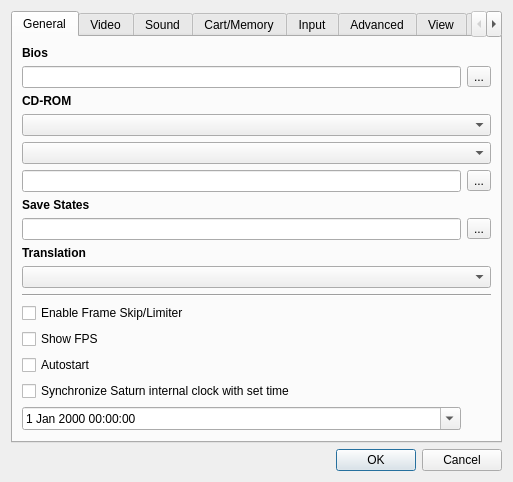
<?xml version="1.0" encoding="UTF-8"?>
<ui version="4.0">
 <class>UISettings</class>
 <widget class="QDialog" name="UISettings">
  <property name="geometry">
   <rect>
    <x>0</x>
    <y>0</y>
    <width>513</width>
    <height>451</height>
   </rect>
  </property>
  <property name="windowTitle">
   <string>Settings</string>
  </property>
  <layout class="QVBoxLayout">
   <item>
    <widget class="QTabWidget" name="twPages">
     <property name="currentIndex">
      <number>0</number>
     </property>
     <widget class="QWidget" name="wGeneral">
      <attribute name="title">
       <string>General</string>
      </attribute>
      <layout class="QGridLayout" name="gridLayout1">
       <item row="17" column="0">
        <widget class="QCheckBox" name="cbClockSync">
         <property name="text">
          <string>Synchronize Saturn internal clock with set time</string>
         </property>
        </widget>
       </item>
       <item row="19" column="0">
        <spacer>
         <property name="orientation">
          <enum>Qt::Vertical</enum>
         </property>
         <property name="sizeHint" stdset="0">
          <size>
           <width>20</width>
           <height>2</height>
          </size>
         </property>
        </spacer>
       </item>
       <item row="1" column="0">
        <widget class="QLineEdit" name="leBios"/>
       </item>
       <item row="1" column="1">
        <widget class="QToolButton" name="tbBios">
         <property name="text">
          <string>...</string>
         </property>
        </widget>
       </item>
       <item row="2" column="0" colspan="2">
        <widget class="QLabel" name="lCdRom">
         <property name="font">
          <font>
           <weight>75</weight>
           <bold>true</bold>
          </font>
         </property>
         <property name="text">
          <string>CD-ROM</string>
         </property>
         <property name="textFormat">
          <enum>Qt::PlainText</enum>
         </property>
        </widget>
       </item>
       <item row="3" column="0" colspan="2">
        <widget class="QComboBox" name="cbCdRom"/>
       </item>
       <item row="5" column="0">
        <widget class="QLineEdit" name="leCdRom"/>
       </item>
       <item row="5" column="1">
        <widget class="QToolButton" name="tbCdRom">
         <property name="text">
          <string>...</string>
         </property>
        </widget>
       </item>
       <item row="6" column="0" colspan="2">
        <widget class="QLabel" name="lSaveStates">
         <property name="font">
          <font>
           <weight>75</weight>
           <bold>true</bold>
          </font>
         </property>
         <property name="text">
          <string>Save States</string>
         </property>
         <property name="textFormat">
          <enum>Qt::PlainText</enum>
         </property>
        </widget>
       </item>
       <item row="7" column="0">
        <widget class="QLineEdit" name="leSaveStates"/>
       </item>
       <item row="7" column="1">
        <widget class="QToolButton" name="tbSaveStates">
         <property name="text">
          <string>...</string>
         </property>
        </widget>
       </item>
       <item row="8" column="0" colspan="2">
        <widget class="QLabel" name="lTranslation">
         <property name="font">
          <font>
           <weight>75</weight>
           <bold>true</bold>
          </font>
         </property>
         <property name="text">
          <string>Translation</string>
         </property>
         <property name="textFormat">
          <enum>Qt::PlainText</enum>
         </property>
        </widget>
       </item>
       <item row="12" column="0" colspan="2">
        <widget class="Line" name="line">
         <property name="orientation">
          <enum>Qt::Horizontal</enum>
         </property>
        </widget>
       </item>
       <item row="13" column="0" colspan="2">
        <widget class="QCheckBox" name="cbEnableFrameSkipLimiter">
         <property name="text">
          <string>Enable Frame Skip/Limiter</string>
         </property>
        </widget>
       </item>
       <item row="14" column="0" colspan="2">
        <widget class="QCheckBox" name="cbShowFPS">
         <property name="text">
          <string>Show FPS</string>
         </property>
        </widget>
       </item>
       <item row="15" column="0" colspan="2">
        <widget class="QCheckBox" name="cbAutostart">
         <property name="text">
          <string>Autostart</string>
         </property>
        </widget>
       </item>
       <item row="0" column="0" colspan="2">
        <widget class="QLabel" name="lBios">
         <property name="font">
          <font>
           <weight>75</weight>
           <bold>true</bold>
          </font>
         </property>
         <property name="text">
          <string>Bios</string>
         </property>
         <property name="textFormat">
          <enum>Qt::PlainText</enum>
         </property>
        </widget>
       </item>
       <item row="4" column="0" colspan="2">
        <widget class="QComboBox" name="cbCdDrive">
         <property name="sizePolicy">
          <sizepolicy hsizetype="Minimum" vsizetype="Fixed">
           <horstretch>0</horstretch>
           <verstretch>0</verstretch>
          </sizepolicy>
         </property>
        </widget>
       </item>
       <item row="9" column="0" colspan="2">
        <widget class="QComboBox" name="cbTranslation"/>
       </item>
       <item row="18" column="0">
        <widget class="QDateTimeEdit" name="dteBaseTime">
         <property name="calendarPopup">
          <bool>true</bool>
         </property>
        </widget>
       </item>
      </layout>
     </widget>
     <widget class="QWidget" name="wVideo">
      <attribute name="title">
       <string>Video</string>
      </attribute>
      <layout class="QGridLayout" name="gridLayout2">
       <item row="0" column="0" colspan="3">
        <widget class="QLabel" name="lVideoCore">
         <property name="font">
          <font>
           <weight>75</weight>
           <bold>true</bold>
          </font>
         </property>
         <property name="text">
          <string>Video Core</string>
         </property>
         <property name="textFormat">
          <enum>Qt::PlainText</enum>
         </property>
        </widget>
       </item>
       <item row="1" column="0" colspan="3">
        <widget class="QComboBox" name="cbVideoCore"/>
       </item>
       <item row="3" column="0" colspan="3">
        <widget class="QLabel" name="lOSDCore">
         <property name="font">
          <font>
           <weight>75</weight>
           <bold>true</bold>
          </font>
         </property>
         <property name="text">
          <string>OSD Core</string>
         </property>
         <property name="textFormat">
          <enum>Qt::PlainText</enum>
         </property>
        </widget>
       </item>
       <item row="4" column="0" colspan="3">
        <widget class="QComboBox" name="cbOSDCore"/>
       </item>
       <item row="5" column="0" colspan="3">
        <widget class="QLabel" name="lWinResolution">
         <property name="font">
          <font>
           <weight>75</weight>
           <bold>true</bold>
          </font>
         </property>
         <property name="text">
          <string>Window Resolution</string>
         </property>
         <property name="textFormat">
          <enum>Qt::PlainText</enum>
         </property>
        </widget>
       </item>
       <item row="6" column="0" colspan="3">
        <widget class="QComboBox" name="cbAspectRatio"/>
       </item>
       <item row="7" column="0">
        <widget class="QLabel" name="lWinWidth">
         <property name="text">
          <string>Width</string>
         </property>
        </widget>
       </item>
       <item row="7" column="1">
        <widget class="QLineEdit" name="leWinWidth"/>
       </item>
       <item row="8" column="0">
        <widget class="QLabel" name="lWinHeight">
         <property name="text">
          <string>Height</string>
         </property>
        </widget>
       </item>
       <item row="8" column="1">
        <widget class="QLineEdit" name="leWinHeight"/>
       </item>
       <item row="16" column="0" colspan="3">
        <widget class="QLabel" name="lVideoFormat">
         <property name="font">
          <font>
           <weight>75</weight>
           <bold>true</bold>
          </font>
         </property>
         <property name="text">
          <string>Video Format</string>
         </property>
         <property name="textFormat">
          <enum>Qt::PlainText</enum>
         </property>
        </widget>
       </item>
       <item row="17" column="0" colspan="3">
        <widget class="QComboBox" name="cbVideoFormat"/>
       </item>
       <item row="18" column="0" colspan="3">
        <spacer>
         <property name="orientation">
          <enum>Qt::Vertical</enum>
         </property>
         <property name="sizeHint" stdset="0">
          <size>
           <width>20</width>
           <height>2</height>
          </size>
         </property>
        </spacer>
       </item>
       <item row="9" column="0">
        <widget class="QLabel" name="lFullScreenResolution">
         <property name="font">
          <font>
           <weight>75</weight>
           <bold>true</bold>
          </font>
         </property>
         <property name="text">
          <string>Fullscreen Resolution</string>
         </property>
         <property name="textFormat">
          <enum>Qt::PlainText</enum>
         </property>
        </widget>
       </item>
       <item row="12" column="0">
        <widget class="QCheckBox" name="cbFullscreen">
         <property name="text">
          <string>Start in Fullscreen</string>
         </property>
        </widget>
       </item>
       <item row="10" column="0" colspan="3">
        <widget class="QComboBox" name="cbFullscreenResolution"/>
       </item>
       <item row="2" column="0">
        <widget class="QCheckBox" name="cbBilinear">
         <property name="text">
          <string>Bilinear Filtering (Restart required)</string>
         </property>
        </widget>
       </item>
      </layout>
     </widget>
     <widget class="QWidget" name="wSound">
      <attribute name="title">
       <string>Sound</string>
      </attribute>
      <layout class="QVBoxLayout">
       <item>
        <widget class="QLabel" name="lSoundCore">
         <property name="font">
          <font>
           <weight>75</weight>
           <bold>true</bold>
          </font>
         </property>
         <property name="text">
          <string>Sound Core</string>
         </property>
         <property name="textFormat">
          <enum>Qt::PlainText</enum>
         </property>
        </widget>
       </item>
       <item>
        <widget class="QComboBox" name="cbSoundCore"/>
       </item>
       <item>
        <spacer>
         <property name="orientation">
          <enum>Qt::Vertical</enum>
         </property>
         <property name="sizeHint" stdset="0">
          <size>
           <width>20</width>
           <height>2</height>
          </size>
         </property>
        </spacer>
       </item>
      </layout>
     </widget>
     <widget class="QWidget" name="wCartMemory">
      <attribute name="title">
       <string>Cart/Memory</string>
      </attribute>
      <layout class="QGridLayout" name="gridLayout3">
       <item row="5" column="3">
        <widget class="QToolButton" name="tbCartridge">
         <property name="text">
          <string>...</string>
         </property>
        </widget>
       </item>
       <item row="7" column="3">
        <widget class="QToolButton" name="tbMemory">
         <property name="text">
          <string>...</string>
         </property>
        </widget>
       </item>
       <item row="7" column="0" colspan="3">
        <widget class="QLineEdit" name="leMemory"/>
       </item>
       <item row="9" column="3">
        <widget class="QToolButton" name="tbMpegROM">
         <property name="text">
          <string>...</string>
         </property>
        </widget>
       </item>
       <item row="10" column="1">
        <spacer>
         <property name="orientation">
          <enum>Qt::Vertical</enum>
         </property>
         <property name="sizeHint" stdset="0">
          <size>
           <width>20</width>
           <height>2</height>
          </size>
         </property>
        </spacer>
       </item>
       <item row="5" column="0" colspan="3">
        <widget class="QLineEdit" name="leCartridge">
         <property name="inputMask">
          <string/>
         </property>
        </widget>
       </item>
       <item row="6" column="0" colspan="4">
        <widget class="QLabel" name="lMemory">
         <property name="font">
          <font>
           <weight>75</weight>
           <bold>true</bold>
          </font>
         </property>
         <property name="text">
          <string>Memory</string>
         </property>
         <property name="textFormat">
          <enum>Qt::PlainText</enum>
         </property>
        </widget>
       </item>
       <item row="8" column="0" colspan="4">
        <widget class="QLabel" name="lMpegROM">
         <property name="font">
          <font>
           <weight>75</weight>
           <bold>true</bold>
          </font>
         </property>
         <property name="text">
          <string>Mpeg ROM</string>
         </property>
         <property name="textFormat">
          <enum>Qt::PlainText</enum>
         </property>
        </widget>
       </item>
       <item row="0" column="0" colspan="4">
        <widget class="QLabel" name="lCartridge">
         <property name="font">
          <font>
           <weight>75</weight>
           <bold>true</bold>
          </font>
         </property>
         <property name="text">
          <string>Cartridge</string>
         </property>
         <property name="textFormat">
          <enum>Qt::PlainText</enum>
         </property>
        </widget>
       </item>
       <item row="9" column="0" colspan="3">
        <widget class="QLineEdit" name="leMpegROM"/>
       </item>
       <item row="2" column="0">
        <widget class="QLabel" name="lCartridgeModemIP">
         <property name="text">
          <string>Default Dial IP</string>
         </property>
        </widget>
       </item>
       <item row="2" column="2" colspan="2">
        <widget class="QLineEdit" name="leCartridgeModemIP">
         <property name="toolTip">
          <string/>
         </property>
         <property name="inputMask">
          <string/>
         </property>
         <property name="maxLength">
          <number>15</number>
         </property>
        </widget>
       </item>
       <item row="1" column="0" colspan="4">
        <widget class="QComboBox" name="cbCartridge"/>
       </item>
       <item row="4" column="0">
        <widget class="QLabel" name="lCartridgeModemPort">
         <property name="text">
          <string>Port</string>
         </property>
        </widget>
       </item>
       <item row="4" column="2" colspan="2">
        <widget class="QLineEdit" name="leCartridgeModemPort">
         <property name="toolTip">
          <string/>
         </property>
         <property name="text">
          <string notr="true"/>
         </property>
         <property name="maxLength">
          <number>5</number>
         </property>
        </widget>
       </item>
      </layout>
     </widget>
     <widget class="QWidget" name="wInput">
      <attribute name="title">
       <string>Input</string>
      </attribute>
      <layout class="QGridLayout" name="gridLayout4">
       <item row="0" column="0" colspan="2">
        <widget class="QLabel" name="lInput">
         <property name="sizePolicy">
          <sizepolicy hsizetype="Preferred" vsizetype="Maximum">
           <horstretch>0</horstretch>
           <verstretch>0</verstretch>
          </sizepolicy>
         </property>
         <property name="font">
          <font>
           <weight>75</weight>
           <bold>true</bold>
          </font>
         </property>
         <property name="text">
          <string>Input</string>
         </property>
         <property name="textFormat">
          <enum>Qt::PlainText</enum>
         </property>
        </widget>
       </item>
       <item row="1" column="0" colspan="2">
        <widget class="QComboBox" name="cbInput"/>
       </item>
       <item row="2" column="0">
        <widget class="UIPortManager" name="pmPort1">
         <property name="sizePolicy">
          <sizepolicy hsizetype="Preferred" vsizetype="Expanding">
           <horstretch>0</horstretch>
           <verstretch>0</verstretch>
          </sizepolicy>
         </property>
         <property name="title">
          <string>Port 1</string>
         </property>
        </widget>
       </item>
       <item row="2" column="1">
        <widget class="UIPortManager" name="pmPort2">
         <property name="sizePolicy">
          <sizepolicy hsizetype="Preferred" vsizetype="Expanding">
           <horstretch>0</horstretch>
           <verstretch>0</verstretch>
          </sizepolicy>
         </property>
         <property name="title">
          <string>Port 2</string>
         </property>
        </widget>
       </item>
       <item row="3" column="0">
        <widget class="QLabel" name="lGunMouseSensitivity">
         <property name="font">
          <font>
           <weight>75</weight>
           <bold>true</bold>
          </font>
         </property>
         <property name="text">
          <string>Gun/Mouse Sensitivity</string>
         </property>
        </widget>
       </item>
       <item row="4" column="0" colspan="2">
        <widget class="QSlider" name="sGunMouseSensitivity">
         <property name="minimum">
          <number>1</number>
         </property>
         <property name="maximum">
          <number>400</number>
         </property>
         <property name="orientation">
          <enum>Qt::Horizontal</enum>
         </property>
        </widget>
       </item>
      </layout>
     </widget>
     <widget class="QWidget" name="wAdvanced">
      <attribute name="title">
       <string>Advanced</string>
      </attribute>
      <layout class="QVBoxLayout">
       <item>
        <widget class="QLabel" name="lRegion">
         <property name="font">
          <font>
           <weight>75</weight>
           <bold>true</bold>
          </font>
         </property>
         <property name="text">
          <string>Region</string>
         </property>
         <property name="textFormat">
          <enum>Qt::PlainText</enum>
         </property>
        </widget>
       </item>
       <item>
        <widget class="QComboBox" name="cbRegion"/>
       </item>
       <item>
        <widget class="QLabel" name="lSH2Interpreter">
         <property name="font">
          <font>
           <weight>75</weight>
           <bold>true</bold>
          </font>
         </property>
         <property name="text">
          <string>SH2 Interpreter</string>
         </property>
         <property name="textFormat">
          <enum>Qt::PlainText</enum>
         </property>
        </widget>
       </item>
       <item>
        <widget class="QComboBox" name="cbSH2Interpreter"/>
       </item>
       <item>
        <spacer>
         <property name="orientation">
          <enum>Qt::Vertical</enum>
         </property>
         <property name="sizeHint" stdset="0">
          <size>
           <width>20</width>
           <height>2</height>
          </size>
         </property>
        </spacer>
       </item>
      </layout>
     </widget>
     <widget class="QWidget" name="wView">
      <attribute name="title">
       <string>View</string>
      </attribute>
      <layout class="QGridLayout">
       <item row="6" column="0">
        <spacer>
         <property name="orientation">
          <enum>Qt::Vertical</enum>
         </property>
         <property name="sizeHint" stdset="0">
          <size>
           <width>20</width>
           <height>2</height>
          </size>
         </property>
        </spacer>
       </item>
       <item row="0" column="0" colspan="3">
        <widget class="QLabel" name="lHideMenubar">
         <property name="font">
          <font>
           <weight>75</weight>
           <bold>true</bold>
          </font>
         </property>
         <property name="text">
          <string>Hide Menubar</string>
         </property>
        </widget>
       </item>
       <item row="1" column="0">
        <widget class="QRadioButton" name="rbMenubarNever">
         <property name="text">
          <string>Never</string>
         </property>
         <attribute name="buttonGroup">
          <string notr="true">bgShowMenubar</string>
         </attribute>
        </widget>
       </item>
       <item row="1" column="1">
        <widget class="QRadioButton" name="rbMenubarFullscreen">
         <property name="text">
          <string>On fullscreen</string>
         </property>
         <attribute name="buttonGroup">
          <string notr="true">bgShowMenubar</string>
         </attribute>
        </widget>
       </item>
       <item row="1" column="2">
        <widget class="QRadioButton" name="rbMenubarAlways">
         <property name="text">
          <string>Always</string>
         </property>
         <attribute name="buttonGroup">
          <string notr="true">bgShowMenubar</string>
         </attribute>
        </widget>
       </item>
       <item row="2" column="0" colspan="3">
        <widget class="QLabel" name="lHideToolbar">
         <property name="font">
          <font>
           <weight>75</weight>
           <bold>true</bold>
          </font>
         </property>
         <property name="text">
          <string>Hide Toolbar</string>
         </property>
        </widget>
       </item>
       <item row="3" column="0">
        <widget class="QRadioButton" name="rbToolbarNever">
         <property name="text">
          <string>Never</string>
         </property>
         <attribute name="buttonGroup">
          <string notr="true">bgShowToolbar</string>
         </attribute>
        </widget>
       </item>
       <item row="3" column="1">
        <widget class="QRadioButton" name="rbToolbarFullscreen">
         <property name="text">
          <string>On fullscreen</string>
         </property>
         <attribute name="buttonGroup">
          <string notr="true">bgShowToolbar</string>
         </attribute>
        </widget>
       </item>
       <item row="3" column="2">
        <widget class="QRadioButton" name="rbToolbarAlways">
         <property name="text">
          <string>Always</string>
         </property>
         <attribute name="buttonGroup">
          <string notr="true">bgShowToolbar</string>
         </attribute>
        </widget>
       </item>
       <item row="4" column="0" colspan="3">
        <widget class="QLabel" name="label">
         <property name="font">
          <font>
           <weight>75</weight>
           <bold>true</bold>
          </font>
         </property>
         <property name="text">
          <string>Show Log Window</string>
         </property>
        </widget>
       </item>
       <item row="5" column="1">
        <widget class="QRadioButton" name="rbLogWindowMessage">
         <property name="text">
          <string>On message</string>
         </property>
         <attribute name="buttonGroup">
          <string notr="true">bgShowLogWindow</string>
         </attribute>
        </widget>
       </item>
       <item row="1" column="3">
        <widget class="QRadioButton" name="rbMenubarFullscreenHover">
         <property name="text">
          <string>Display on Hover</string>
         </property>
         <attribute name="buttonGroup">
          <string notr="true">bgShowMenubar</string>
         </attribute>
        </widget>
       </item>
       <item row="5" column="0">
        <widget class="QRadioButton" name="rbLogWindowNever">
         <property name="text">
          <string>Never</string>
         </property>
         <attribute name="buttonGroup">
          <string notr="true">bgShowLogWindow</string>
         </attribute>
        </widget>
       </item>
      </layout>
     </widget>
     <widget class="QWidget" name="tab">
      <attribute name="title">
       <string>Shortcuts</string>
      </attribute>
      <layout class="QVBoxLayout" name="verticalLayout">
       <item>
        <widget class="UIShortcutManager" name="twShortcuts">
         <property name="tabKeyNavigation">
          <bool>false</bool>
         </property>
         <property name="dragDropOverwriteMode">
          <bool>false</bool>
         </property>
         <property name="selectionBehavior">
          <enum>QAbstractItemView::SelectRows</enum>
         </property>
         <attribute name="horizontalHeaderCascadingSectionResizes">
          <bool>false</bool>
         </attribute>
         <attribute name="horizontalHeaderStretchLastSection">
          <bool>false</bool>
         </attribute>
         <attribute name="verticalHeaderVisible">
          <bool>false</bool>
         </attribute>
         <attribute name="verticalHeaderStretchLastSection">
          <bool>false</bool>
         </attribute>
         <column>
          <property name="text">
           <string>Description</string>
          </property>
         </column>
         <column>
          <property name="text">
           <string>Shortcut</string>
          </property>
         </column>
        </widget>
       </item>
      </layout>
     </widget>
    </widget>
   </item>
   <item>
    <widget class="QDialogButtonBox" name="dbbButtons">
     <property name="orientation">
      <enum>Qt::Horizontal</enum>
     </property>
     <property name="standardButtons">
      <set>QDialogButtonBox::Cancel|QDialogButtonBox::Ok</set>
     </property>
    </widget>
   </item>
  </layout>
 </widget>
 <customwidgets>
  <customwidget>
   <class>UIPortManager</class>
   <extends>QGroupBox</extends>
   <header>ui/UIPortManager.h</header>
   <container>1</container>
  </customwidget>
  <customwidget>
   <class>UIShortcutManager</class>
   <extends>QTableWidget</extends>
   <header>UIShortcutManager.h</header>
  </customwidget>
 </customwidgets>
 <resources/>
 <connections>
  <connection>
   <sender>dbbButtons</sender>
   <signal>accepted()</signal>
   <receiver>UISettings</receiver>
   <slot>accept()</slot>
   <hints>
    <hint type="sourcelabel">
     <x>373</x>
     <y>399</y>
    </hint>
    <hint type="destinationlabel">
     <x>383</x>
     <y>403</y>
    </hint>
   </hints>
  </connection>
  <connection>
   <sender>dbbButtons</sender>
   <signal>rejected()</signal>
   <receiver>UISettings</receiver>
   <slot>reject()</slot>
   <hints>
    <hint type="sourcelabel">
     <x>467</x>
     <y>399</y>
    </hint>
    <hint type="destinationlabel">
     <x>453</x>
     <y>352</y>
    </hint>
   </hints>
  </connection>
 </connections>
 <buttongroups>
  <buttongroup name="bgShowLogWindow"/>
  <buttongroup name="bgShowToolbar"/>
  <buttongroup name="bgShowMenubar"/>
 </buttongroups>
</ui>
